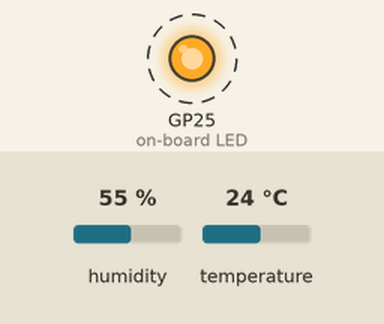
Recording of a program running on a simulated Raspberry Pi Pico running MicroPython. On the bench: output pins drawn as LEDs (lit = HIGH). Dashed ring = blinking. The inputs (shaded band) are chosen by the test bench; at power-on: humidity 55 %, temperature 24 °C. What the program prints to the serial console is not drawn.

Above: at 0.14 s.
Timing chart, 0 to 3.0 s (numbered marks = the images above):
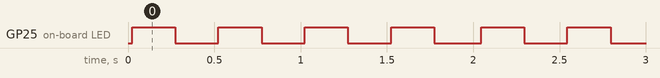

Measured:
- by itself, GP25 (on-board LED): alternates HIGH for 0.25 s and LOW for 0.25 s

The program:

24_async_pipeline.py
```python
import asyncio
import dht
from machine import Pin

from lib.pins import I2C_SDA, LED

SAMPLE_INTERVAL_MS = 2000
HEARTBEAT_MS = 250

sensor = dht.DHT22(Pin(I2C_SDA))
led = Pin(LED, Pin.OUT)


async def producer(queue):
    while True:
        sensor.measure()       # ~20ms blocking — short enough to tolerate
        reading = (sensor.temperature(), sensor.humidity())
        await queue.put(reading)
        await asyncio.sleep_ms(SAMPLE_INTERVAL_MS)


async def consumer(queue):
    while True:
        temp, hum = await queue.get()
        print("temp:", temp, "C  humidity:", hum, "%")


async def heartbeat():
    while True:
        led.value(not led.value())
        await asyncio.sleep_ms(HEARTBEAT_MS)


async def main():
    queue = asyncio.Queue()
    await asyncio.gather(producer(queue), consumer(queue), heartbeat())


asyncio.run(main())
```

pins.py
```python
# Per-board pin map for the tutorial series. Auto-detects ESP32 vs RP2 from
# sys.platform; edit the values below if your wiring differs from the defaults.

import sys

PLATFORM = sys.platform

if PLATFORM == "esp32":
    # Generic ESP32 DevKit. ESP32-S3/C3 may differ — adjust LED in particular.
    LED = 2
    BUTTON = 0           # BOOT button on most dev boards
    PWM_LED = 4
    SERVO = 13
    ADC = 34             # ADC1 (input-only pins 32-39 are safe with WiFi)
    I2C_ID = 0
    I2C_SCL = 22
    I2C_SDA = 21
    SPI_ID = 1           # HSPI; SPI(2) on S3
    SPI_SCK = 18
    SPI_MOSI = 23
    SPI_MISO = 19
    SPI_CS = 5
    # NeoPixel / WS2812. NEOPIXEL is a single pixel; MATRIX_PIN feeds an array
    # of MATRIX_WIDTH × MATRIX_HEIGHT pixels. ESP32-S3-Matrix board uses GP14,
    # 8×8. Generic ESP32 has no onboard NeoPixel — wire one to GP14 to test.
    NEOPIXEL = 14
    MATRIX_PIN = 14
    MATRIX_WIDTH = 8
    MATRIX_HEIGHT = 8
elif PLATFORM == "rp2":
    # LED conventions vary across RP2 boards:
    #   - Pico W:                 Pin("LED") — wired to the WiFi chip
    #   - Pico (non-W):           GP25 onboard LED
    #   - RP2040-Zero / -Matrix:  no plain LED — wire an external one to LED below
    # The detection below picks Pico W if available, otherwise defaults to GP15
    # (a free, edge-exposed pin on the Zero). Wire an LED + 220Ω resistor from
    # GP15 to GND, or change LED here to whichever GPIO you've used.
    try:
        from machine import Pin as _Pin
        _Pin("LED")
        LED = "LED"
    except (ValueError, TypeError):
        LED = 25
    BUTTON = 14
    PWM_LED = 25
    SERVO = 16
    ADC = 26             # GP26 = ADC0
    I2C_ID = 0
    I2C_SCL = 5
    I2C_SDA = 4
    SPI_ID = 1
    SPI_SCK = 10
    SPI_MOSI = 11
    SPI_MISO = 12
    SPI_CS = 13
    # Pimoroni Pico Explorer Base onboard ST7789 LCD (240x240, SPI0).
    # Coexists with the generic SPI_* pins above (which target the breadboard
    # SD/sensor wiring on SPI1).
    ST7789_SPI_ID = 0
    ST7789_SCK = 18
    ST7789_MOSI = 19
    ST7789_CS = 17
    ST7789_DC = 16
    ST7789_BL = 20
    ST7789_WIDTH = 240
    ST7789_HEIGHT = 240
    # Pico Explorer Base onboard buttons (active-low, internal pull-up).
    BTN_A = 12
    BTN_B = 13
    BTN_X = 14
    BTN_Y = 15
    # NeoPixel / WS2812. RP2040-Zero onboard NeoPixel and Waveshare RP2040-Matrix
    # both use GP16. Matrix defaults to 5×5 (Waveshare); change to 1×1 if you
    # only have the Zero's single pixel and are running matrix scripts.
    NEOPIXEL = 16
    MATRIX_PIN = 16
    MATRIX_WIDTH = 5
    MATRIX_HEIGHT = 5
    ENCODER_A = 6
    ENCODER_B = 7
    MOTOR_A = 10
    MOTOR_B = 11
else:
    raise RuntimeError("unsupported platform: " + PLATFORM)
```
